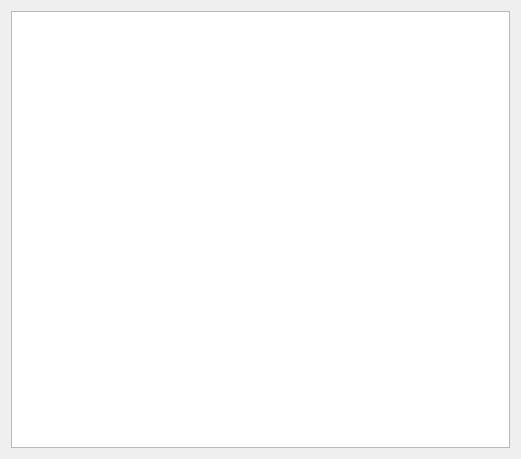
<?xml version="1.0" encoding="UTF-8"?>
<ui version="4.0">
 <class>debugWindow</class>
 <widget class="QDialog" name="debugWindow">
  <property name="geometry">
   <rect>
    <x>0</x>
    <y>0</y>
    <width>521</width>
    <height>459</height>
   </rect>
  </property>
  <property name="windowTitle">
   <string>Debug</string>
  </property>
  <layout class="QHBoxLayout" name="horizontalLayout">
   <item>
    <widget class="QTextEdit" name="debugTextEdit">
     <property name="readOnly">
      <bool>true</bool>
     </property>
     <property name="overwriteMode">
      <bool>false</bool>
     </property>
    </widget>
   </item>
  </layout>
 </widget>
 <resources/>
 <connections/>
</ui>
